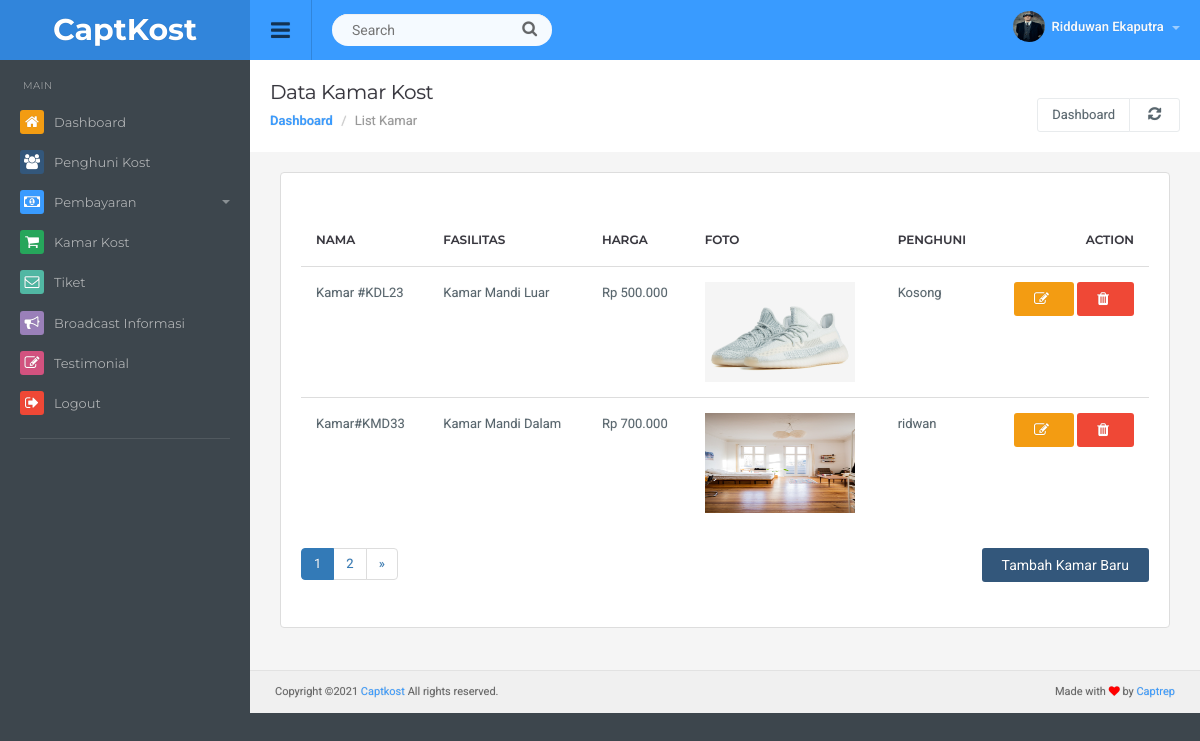
Page /admin/list_kamar.php (signed in) on the committed database.
### tables this page shows
CREATE TABLE `kamar` (
  `id_kamar` int(3) NOT NULL,
  `nama_kamar` varchar(50) NOT NULL,
  `fasilitas` varchar(50) NOT NULL,
  `harga_kamar` int(20) NOT NULL,
  `deskripsi` text NOT NULL,
  `gambar` varchar(100) NOT NULL,
  `id_penghuni` int(3) DEFAULT NULL
);

CREATE TABLE `penghuni` (
  `id_penghuni` int(3) NOT NULL,
  `username` varchar(50) NOT NULL,
  `password` varchar(255) NOT NULL,
  `status` enum('Inactive','New','Deactivated','Active') NOT NULL,
  `email` varchar(50) NOT NULL,
  `tgl_daftar` date DEFAULT NULL,
  `tgl_expired` date DEFAULT NULL,
  `id_kamar` int(3) NOT NULL
);

### admin/list_kamar.php (the view, shortened to what this page needs)
<?php
include("../lib/koneksi.php");
  $id = $_SESSION['id_admin'];
  $sql_admin = "SELECT * FROM admin WHERE id_admin = '$id'";
  $query_admin = mysqli_query($koneksi,$sql_admin);
  while($data_admin = mysqli_fetch_assoc($query_admin)){
    $nama = $data_admin['nama'];
    $gambar = $data_admin['gambar'];
  }
  $rowpage = 2;
  $itung = mysqli_query($koneksi,"SELECT * FROM kamar");
  $totalrow = mysqli_num_rows($itung);
  $totalpage = ceil($totalrow / $rowpage);
  $activepage = (isset($_GET['page'])) ? $_GET['page'] : 1;
  $firstRow = ($rowpage * $activepage) - $rowpage;
if (!isset($_SESSION['useradmin']) and !isset($_SESSION['passadmin'])) {
  header("location:login.php");
}else {
?>
<!DOCTYPE html>
<html lang="en">
  <head>
  <link href="css/root.css" rel="stylesheet">
  </head>
  <body>
  <div id="top" class="clearfix">
    <div class="applogo">
      <a href="index.php" class="logo">CaptKost</a>
    </div>
    <a href="#" class="sidebar-open-button"><i class="fa fa-bars"></i></a>
    <form class="searchform">
      <input type="text" class="searchbox" id="searchbox" placeholder="Search">
      <span class="searchbutton"><i class="fa fa-search"></i></span>
    </form>
    <ul class="top-right">
    <li class="dropdown link">
    <a href="#" data-toggle="dropdown" class="dropdown-toggle profilebox"><img src="<?=$gambar;?>" alt="img"><b><?= $nama;?> </b><span class="caret"></span></a>
    </li>
    </ul>
  </div>
<?php
  include ('sidebar.php');
?>
<div class="content">
  <div class="page-header">
    <h1 class="title">Data Kamar Kost</h1>
      <ol class="breadcrumb">
        <li><a href="index.php">Dashboard</a></li>
        <li class="active">List Kamar</li>
      </ol>
    <div class="right">
      <div class="btn-group" role="group" aria-label="...">
        <a href="index.php" class="btn btn-light">Dashboard</a>
        <a href="" class="btn btn-light"><i class="fa fa-refresh"></i></a>
      </div>
    </div>
  </div>
<div class="container-default">
  <div class="panel panel-default">
    <div class="panel-body table-responsive">
      <table class="table table-hover">
              <thead>
                <tr>
                  <td>Nama</td>
                  <td>Fasilitas</td>
                  <td>Harga</td>
                  <td>Foto</td>
                  <td>Penghuni</td>
                  <td class="text-right">Action</td>
                </tr>
              </thead>
              <tbody>
              <?php
                $tableKamar = mysqli_query($koneksi, "SELECT * FROM kamar LIMIT $firstRow,$rowpage") or die (mysqli_error($koneksi));
                while($row=mysqli_fetch_assoc($tableKamar)) : ?>
                  <tr>
                    <td><?= $row['nama_kamar'];?></td>
                    <td><?= $row['fasilitas'];?></td>
                    <td><?= "Rp " . number_format($row['harga_kamar'],0, ".", ".");?></td>
                    <td>
                      <img src="img/<?= $row['gambar'];?>" height="100" width="150" alt="gambar produk">
                    </td>
                    <?php
                      $idp = $row['id_penghuni'];
                      $q = mysqli_query($koneksi,"SELECT id_penghuni,username FROM penghuni WHERE id_penghuni ='$idp'") or die (mysqli_error($koneksi));
                      $pe = mysqli_fetch_assoc($q);
                      if ($idp === $pe['id_penghuni']) { ?>
                    <td><?= $pe['username'];?></td>
                    <?php
                      }else{ ?>
                    <td>Kosong</td>
                    <?php } ?>
                    <div class="btn-group">
                      <td class="text-right">
                        <a href="edit_kamar.php?id_kamar=<?= $row['id_kamar'];?>" class="btn btn-warning"><i class="fa fa-edit"></i></a>
                        <i id="confirm">
                        <a href="action/delete_kamar.php?id_kamar=<?= $row['id_kamar'];?>" class="btn btn-danger"><i class="fa fa-trash"></i></a>
                        </i>
                      </td>
                    </div>
                  </tr>
              <?php endwhile ?>
              </tbody>
            </table>
            <ul class="pagination">
                <?php for ($i=1; $i <= $totalpage ; $i++) : ?>
                  <?php if ($i == $activepage) : ?>
                    <li class="active"><a href="?page=<?=$i;?>"><?= $i; ?> </a></li>
                  <?php else : ?>
                    <li><a href="?page=<?=$i;?>"><?= $i; ?> </a></li>
                  <?php endif; ?>
                <?php endfor; ?>
              <?php if ($activepage < $totalpage) : ?>
                <li>
                <a href="?page=<?= $activepage + 1; ?>" aria-label="Next">
                    <span aria-hidden="true">&raquo;</span>
                  </a>
                </li>
              <?php endif; ?>
              </ul>
            <a href="add_kamar.php" class="btn btn-primary margin-t-20 float-r">Tambah Kamar Baru</a>
    </div>
  </div>
</div>
<br>
<?php
include "footer.php";
?>
</div>
</body>
</html>
<?php
} ?>

### admin/css/style.css (style rules this page uses)
body { background: #3d464d; color: #58666e; margin: 0; line-height: 1.7em; font-size: 13px; font-family: 'Roboto',sans-serif; outline: 0; text-Shadow: 0 0 1px rgba(0,0,0,0.2) }
a { color: #399bff; text-decoration: none }
b,strong { font-weight: 600 }
.container-default { padding: 0 }
#top { height: 60px; background: #399bff; color: #fff; width: 100%; position: fixed; z-index: 900; top: 0 }
.applogo { width: 250px; height: 60px; background: rgba(0,0,0,0.14); color: #fff; position: relative; padding: 19px 0 0 0px; float: left; text-align: center }
.applogo .logo { color: #fff; font-size: 30px; font-weight: bold; font-family: 'Montserrat',sans-serif }
.sidebar-open-button { height: 60px; font-size: 22px; display: block; width: 62px; text-align: center; float: left; color: rgba(0,0,0,0.6); padding-top: 19px; border-right: 1px solid rgba(0,0,0,0.14); z-index: 1 }
.searchform { width: 220px; margin: 0 20px; float: left; padding-top: 14px; position: relative }
.searchbox { border-radius: 999px; border: none; height: 32px; width: 220px; padding-left: 20px; padding-right: 36px; background: rgba(255,255,255,0.95); color: #37363e; box-shadow: inset none }
.searchbutton { border: none; color: rgba(0,0,0,0.5); background: none; position: absolute; top: 18px; font-size: 16px; right: 15px }
.top-right { line-height: 1.8em; float: right; padding-right: 20px; padding-left: 10px; padding-top: 15px; font-weight: 600 }
.top-right .link { display: inline-block; padding-left: 8px; height: 30px }
.top-right .link a { display: block }
.top-right a { color: #fff }
.top-right .profilebox { color: rgba(255,255,255,0.95) }
.top-right .profilebox img { width: 32px; height: 31px; float: left; border-radius: 100%; margin-right: 7px; margin-top: -4px }
.top-right .profilebox .caret { margin-left: 5px; color: rgba(255,255,255,0.5) }
.content { padding-left: 30px; padding-right: 30px; padding-top: 80px; margin-left: 250px; background: #f5f5f5 }
.page-header { background: #fff; margin: -20px -30px 20px -30px; padding: 20px; border-bottom: none; position: relative }
.page-header .title { padding: 0; margin: 0; font-family: 'Montserrat',sans-serif; font-size: 20px; line-height: normal; font-weight: normal; color: #37363e; padding-bottom: 6px }
.page-header .right { position: absolute; right: 20px; bottom: 20px; min-width: 500px; text-align: right }
.page-header .right .btn-group { float: right }
.page-header .right .btn { padding-left: 14px; padding-right: 14px; font-size: 13px }
.page-header .right .btn .fa { margin: 0 4px }
.page-header .right .btn-group .btn { border: 1px solid #E8EBED }
a:focus,input,input[type="file"]:focus,input[type="radio"]:focus,input[type="checkbox"]:focus,.btn:focus,.btn:active:focus,.btn.active:focus,.btn.focus,.btn:active.focus,.btn.active.focus { outline: 0px }
h1,h2,h3,h4,h5,h6,.h1,.h2,.h3,.h4,.h5,.h6 { font-family: inherit; font-weight: 400; line-height: 1.6; color: #37363e }
h1,.h1,h2,.h2,h3,.h3 { margin-top: 20px; margin-bottom: 10px; letter-spacing: -0.02em }
h1,.h1 { font-size: 2.25em }
.btn { font-size: 14px; padding: 7px 20px 7px 20px; border: none; background: #e4e4e4; color: inherit; border-radius: 3px }
.btn .fa { font-size: 15px; margin-right: 5px }
.btn-primary { background-color: #33577b; color: #fff }
.btn-light { background-color: #fff; color: inherit; border: 1px solid #BDC4C9 }
.btn-warning { background-color: #f39c12; color: #fff }
.btn-danger { background-color: #ef4836; color: #fff }
input,select { height: 34px; border-radius: 3px; padding-left: 10px; font-size: 14px; background: #fff; border: 1px solid #BDC4C9; box-shadow: inset 0px 1px 0px #F1F0F1 }
.breadcrumb { background: none; padding: 0; margin: 0; font-weight: 600 }
.breadcrumb .active { font-weight: normal; color: #999 }
.panel { box-shadow: none; border: 1px solid #e5e5e5; background: #fff; padding: 20px; margin-bottom: 20px; position: relative }
.panel-body,.panel-heading { padding: 0; color: inherit; background-color: transparent; border-color: none }
.panel-default { border-color: #ddd }
.table { margin: 0 }
thead { font-weight: 600; font-family: 'Montserrat',sans-serif; text-transform: uppercase; font-size: 12px; color: #37363e }
table td { display: table-cell; vertical-align: middle }
.table>thead>tr>th,.table>tbody>tr>th,.table>tfoot>tr>th,.table>thead>tr>td,.table>tbody>tr>td,.table>tfoot>tr>td { padding: 15px; line-height: 1.7 }

### admin/css/shortcuts.css (style rules this page uses)
.margin-t-20 { margin-top: 20px }
.float-r { float: right; }

### rows in the picture
kamar: nama_kamar "Kamar #KDL23", fasilitas "Kamar Mandi Luar", harga_kamar "500.000", gambar (picture), shows "Kosong"
kamar: nama_kamar "Kamar#KMD33", fasilitas "Kamar Mandi Dalam", harga_kamar "700.000", gambar (picture), id_penghuni.username "ridwan"

### other values in the picture
$nama "Ridduwan Ekaputra"
